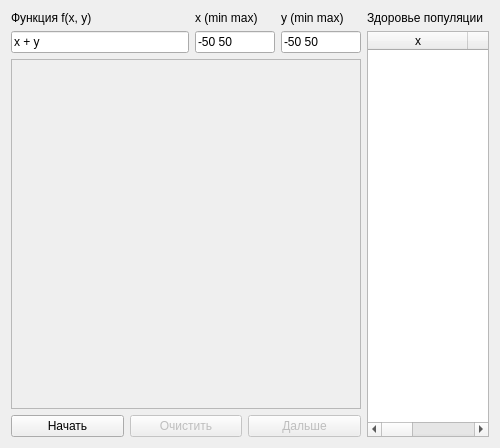
<?xml version="1.0" encoding="UTF-8"?>
<ui version="4.0">
 <class>GeneticWindow</class>
 <widget class="QWidget" name="GeneticWindow">
  <property name="geometry">
   <rect>
    <x>0</x>
    <y>0</y>
    <width>500</width>
    <height>422</height>
   </rect>
  </property>
  <property name="windowTitle">
   <string>Оптимизация: Генетический алгоритм</string>
  </property>
  <layout class="QGridLayout" name="gl_main">
   <item row="2" column="0" colspan="3">
    <widget class="QFrame" name="f_population">
     <property name="minimumSize">
      <size>
       <width>350</width>
       <height>350</height>
      </size>
     </property>
     <property name="maximumSize">
      <size>
       <width>350</width>
       <height>350</height>
      </size>
     </property>
     <property name="frameShape">
      <enum>QFrame::StyledPanel</enum>
     </property>
     <property name="frameShadow">
      <enum>QFrame::Sunken</enum>
     </property>
     <layout class="QGridLayout" name="gl_population">
      <property name="leftMargin">
       <number>0</number>
      </property>
      <property name="topMargin">
       <number>0</number>
      </property>
      <property name="rightMargin">
       <number>0</number>
      </property>
      <property name="bottomMargin">
       <number>0</number>
      </property>
     </layout>
    </widget>
   </item>
   <item row="0" column="0">
    <widget class="QLabel" name="l_function">
     <property name="sizePolicy">
      <sizepolicy hsizetype="Preferred" vsizetype="Fixed">
       <horstretch>0</horstretch>
       <verstretch>0</verstretch>
      </sizepolicy>
     </property>
     <property name="text">
      <string>Функция f(x, y)</string>
     </property>
    </widget>
   </item>
   <item row="0" column="2">
    <widget class="QLabel" name="l_ylim">
     <property name="sizePolicy">
      <sizepolicy hsizetype="Preferred" vsizetype="Fixed">
       <horstretch>0</horstretch>
       <verstretch>0</verstretch>
      </sizepolicy>
     </property>
     <property name="maximumSize">
      <size>
       <width>80</width>
       <height>16777215</height>
      </size>
     </property>
     <property name="text">
      <string>y (min max)</string>
     </property>
    </widget>
   </item>
   <item row="0" column="3">
    <widget class="QLabel" name="l_health">
     <property name="sizePolicy">
      <sizepolicy hsizetype="Preferred" vsizetype="Fixed">
       <horstretch>0</horstretch>
       <verstretch>0</verstretch>
      </sizepolicy>
     </property>
     <property name="text">
      <string>Здоровье популяции</string>
     </property>
    </widget>
   </item>
   <item row="1" column="0">
    <widget class="QLineEdit" name="le_function">
     <property name="text">
      <string>x + y</string>
     </property>
    </widget>
   </item>
   <item row="1" column="1">
    <widget class="QLineEdit" name="le_xlim">
     <property name="maximumSize">
      <size>
       <width>80</width>
       <height>16777215</height>
      </size>
     </property>
     <property name="text">
      <string>-50 50</string>
     </property>
    </widget>
   </item>
   <item row="1" column="2">
    <widget class="QLineEdit" name="le_ylim">
     <property name="maximumSize">
      <size>
       <width>80</width>
       <height>16777215</height>
      </size>
     </property>
     <property name="text">
      <string>-50 50</string>
     </property>
    </widget>
   </item>
   <item row="0" column="1">
    <widget class="QLabel" name="l_xlim">
     <property name="sizePolicy">
      <sizepolicy hsizetype="Preferred" vsizetype="Fixed">
       <horstretch>0</horstretch>
       <verstretch>0</verstretch>
      </sizepolicy>
     </property>
     <property name="maximumSize">
      <size>
       <width>80</width>
       <height>16777215</height>
      </size>
     </property>
     <property name="text">
      <string>x (min max)</string>
     </property>
    </widget>
   </item>
   <item row="3" column="0" colspan="3">
    <layout class="QHBoxLayout" name="hl_actions">
     <item>
      <widget class="QPushButton" name="pb_start">
       <property name="text">
        <string>Начать</string>
       </property>
      </widget>
     </item>
     <item>
      <widget class="QPushButton" name="pb_stop">
       <property name="enabled">
        <bool>false</bool>
       </property>
       <property name="text">
        <string>Очистить</string>
       </property>
      </widget>
     </item>
     <item>
      <widget class="QPushButton" name="pb_next">
       <property name="enabled">
        <bool>false</bool>
       </property>
       <property name="text">
        <string>Дальше</string>
       </property>
      </widget>
     </item>
    </layout>
   </item>
   <item row="1" column="3" rowspan="3">
    <widget class="QTableWidget" name="tw_health">
     <property name="editTriggers">
      <set>QAbstractItemView::NoEditTriggers</set>
     </property>
     <property name="selectionMode">
      <enum>QAbstractItemView::SingleSelection</enum>
     </property>
     <property name="selectionBehavior">
      <enum>QAbstractItemView::SelectRows</enum>
     </property>
     <property name="sortingEnabled">
      <bool>true</bool>
     </property>
     <attribute name="verticalHeaderVisible">
      <bool>false</bool>
     </attribute>
     <column>
      <property name="text">
       <string>x</string>
      </property>
     </column>
     <column>
      <property name="text">
       <string>y</string>
      </property>
     </column>
     <column>
      <property name="text">
       <string>f</string>
      </property>
     </column>
    </widget>
   </item>
  </layout>
 </widget>
 <resources/>
 <connections/>
</ui>
